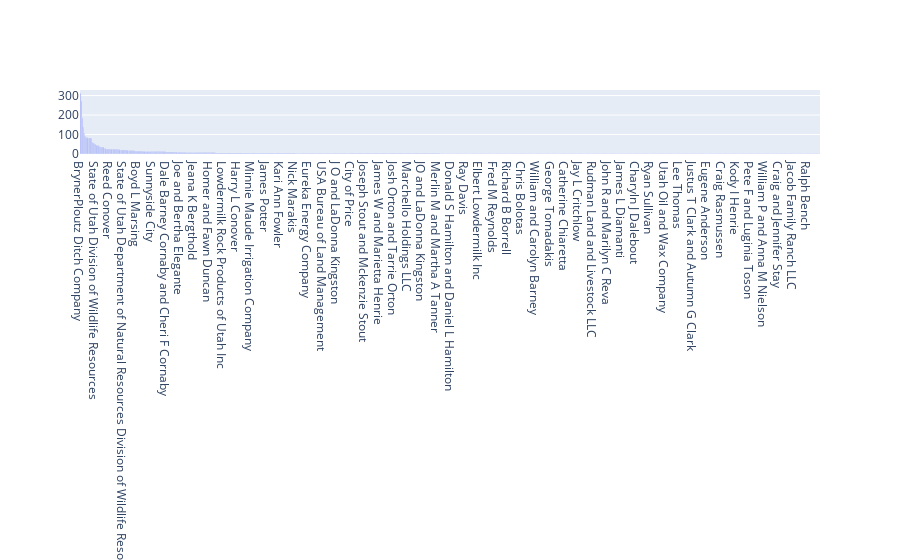

Write notebook code for a chart like this one.
### Code cell
import plotly.graph_objects as go

fig = go.Figure()

fig.add_trace(
    go.Bar(x=df["Owner Name"], y=df["# of Water Rights"]))
fig.update_layout(xaxis={'categoryorder':'total descending'})

# fig.update_layout(legend_title_text = "Contestant")
# fig.update_xaxes(title_text="Fruit")
# fig.update_yaxes(title_text="Number Eaten")
# go.Figure(go.Bar(df, x='Owner Name', y='# of Water Rights'))

### Figure 1 — Plotly figure (JSON) as saved in the notebook; plotly's stock layout.template omitted (floating-point values rounded to 4 significant figures; data arrays with more than 128 entries replaced by an {"elided": "..."} marker saying what was removed)
{"data": [{"type": "bar", "x": {"elided": "831 str values"}, "y": {"elided": "831 int values"}}], "layout": {"xaxis": {"categoryorder": "total descending"}}}
